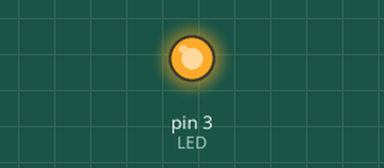
Bench run of a sketch on a simulated Arduino Uno, built with avr-gcc and run on an emulated ATmega328P. Shown: output pins drawn as LEDs (lit = HIGH).

Above: at 0.1 s.
At 22.1 s:
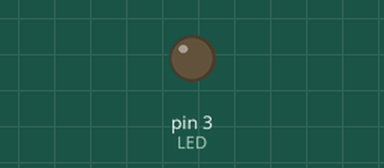
Timing chart, 0 to 23.6 s (numbered marks = the images above):
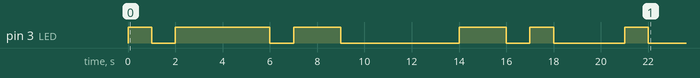

The sketch:

faketx2.ino
```cpp
#define LED 3
void setup() {
  // put your setup code here, to run once:

pinMode(LED, OUTPUT);
    Serial.begin(1200);
  analogWrite(LED, 255);//s
    delay(1000);
    analogWrite(LED, 0);
    delay(1000);
     analogWrite(LED, 255);
    delay(4000);
       analogWrite(LED, 0);
    delay(1000);
analogWrite(LED, 255);//s
    delay(2000);
       analogWrite(LED, 0);
    delay(5000);
      analogWrite(LED, 255);//s
    delay(2000);
        analogWrite(LED, 0);
    delay(1000);
          analogWrite(LED, 255);
    delay(1000);
        analogWrite(LED, 0);
    delay(3000);
         analogWrite(LED, 255);
    delay(1000);
            analogWrite(LED, 0);
    delay(6000);

}

void loop() {
  // put your main code here, to run repeatedly:

}
```
